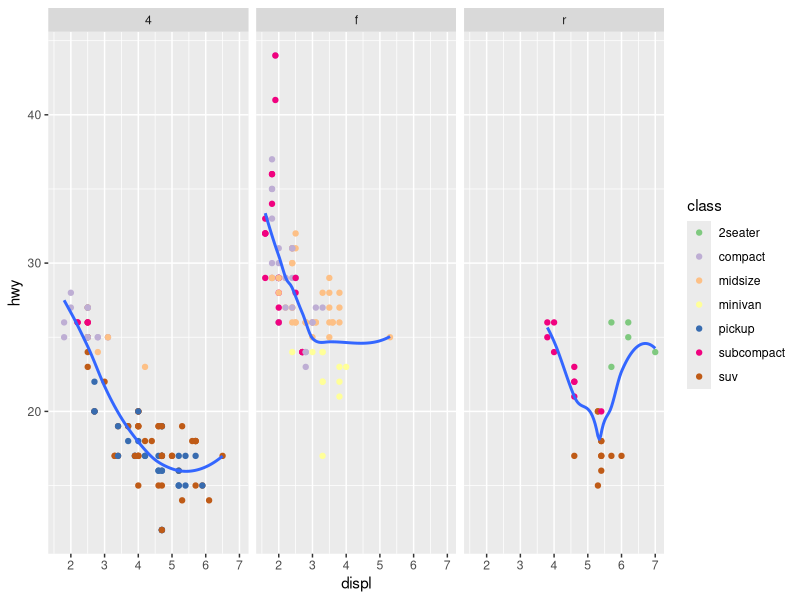
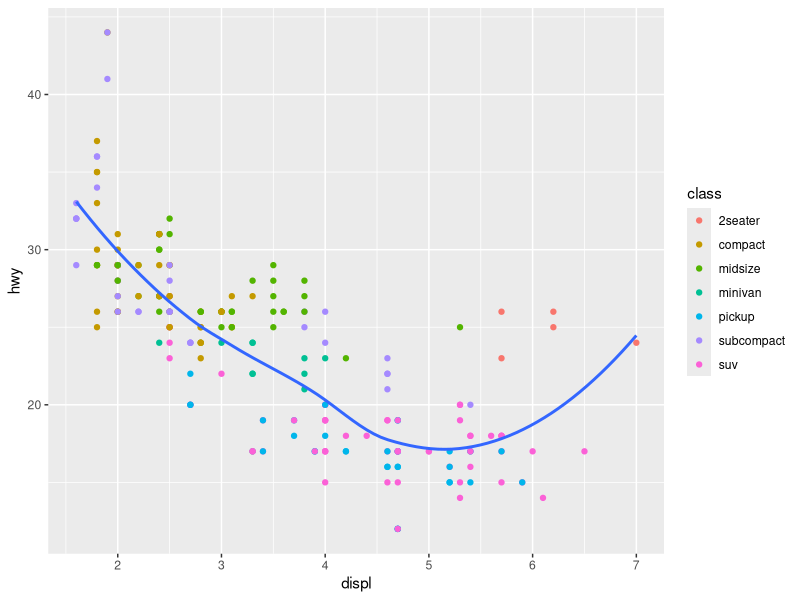
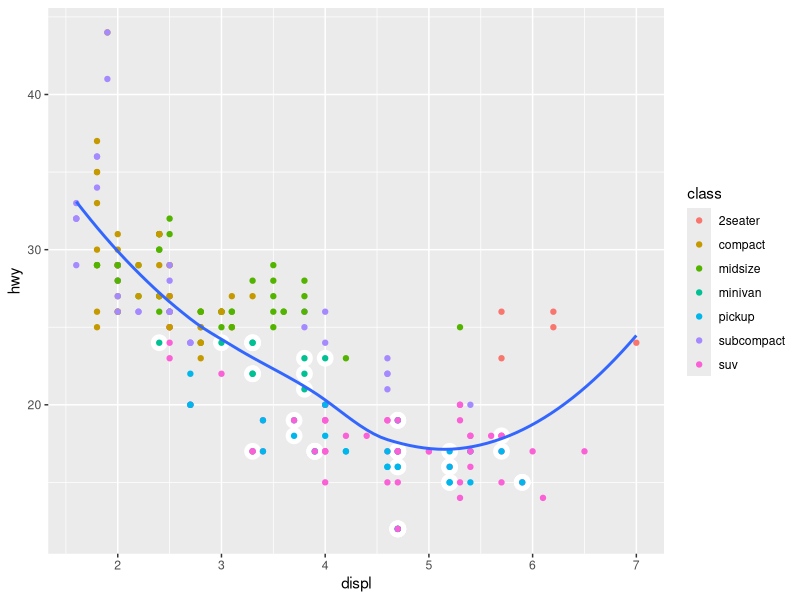
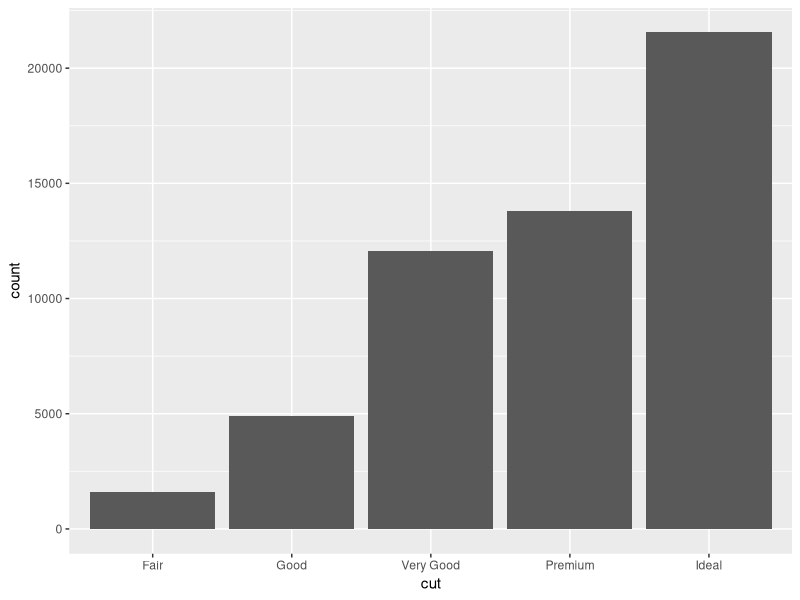
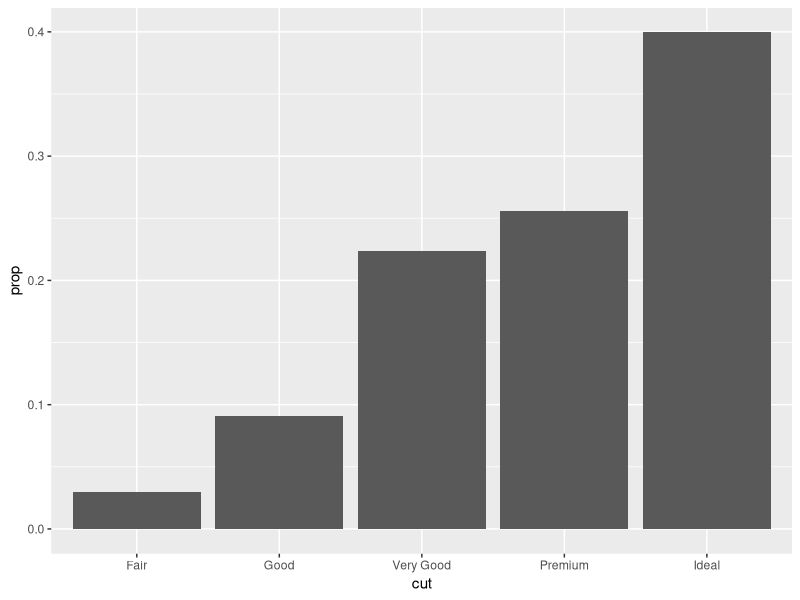
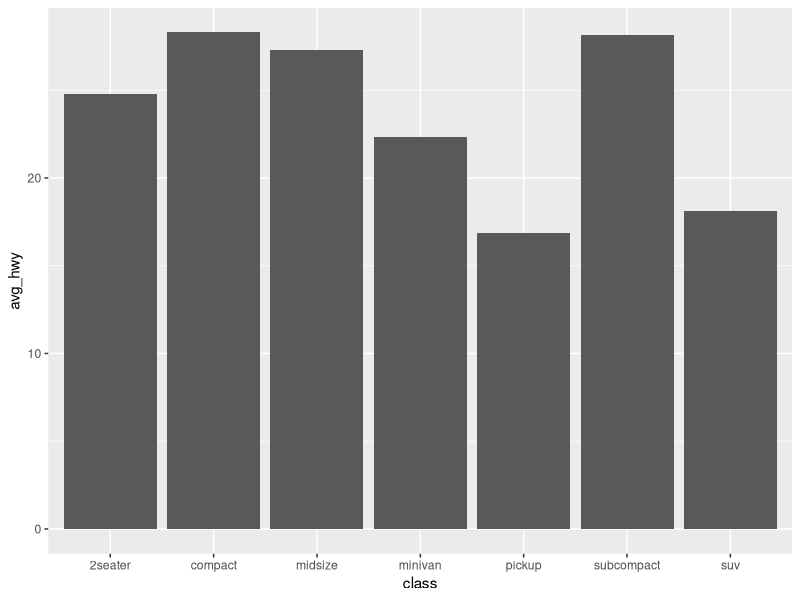
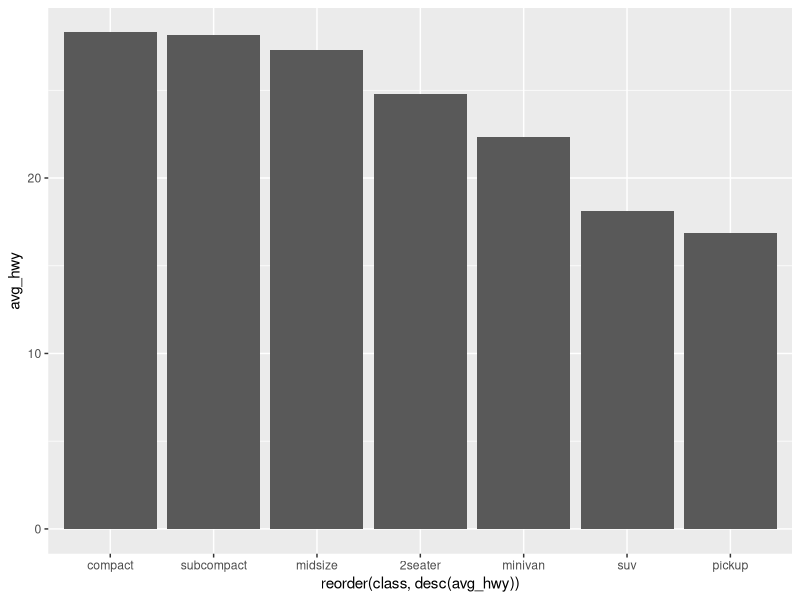
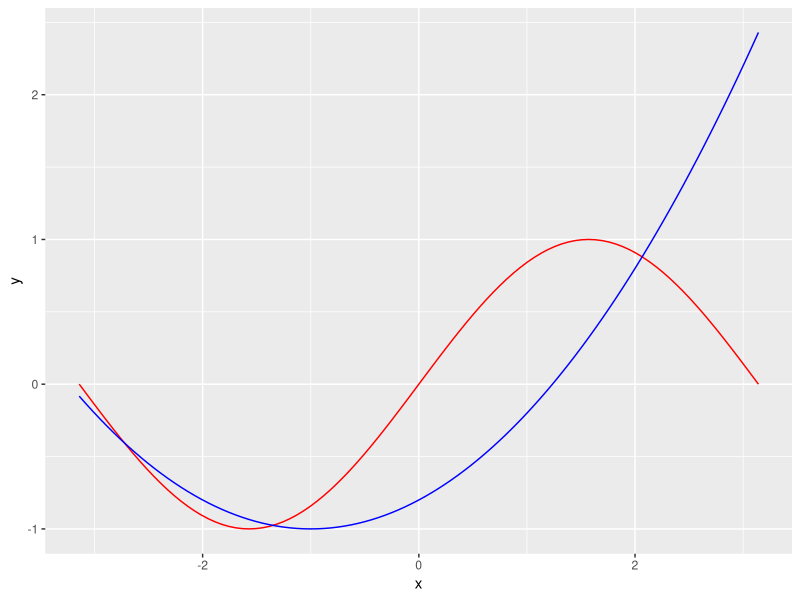

These figures' R source, in order:
## ---- chunk 1
library(ggplot2)
suppressMessages(library(dplyr))
## ---- chunk 2

# Fuel efficiency dataset:
data(mpg)

# Diamonds dataset:
data(diamonds)
## ---- chunk 3
ggplot(data = mpg) + 
  geom_point(mapping = aes(x = displ, y = hwy, color = class)) +
  geom_smooth(mapping = aes(x = displ, y = hwy), se = FALSE) +
  scale_color_brewer(palette = 'Accent') + 
  facet_wrap(~drv)
## ---- chunk 4
ggplot(data = mpg, mapping = aes(x = displ, y = hwy)) + 
  geom_point(mapping = aes(color = class)) +
  geom_smooth(se = FALSE)
## ---- chunk 5
ggplot(data = mpg, mapping = aes(x = displ, y = hwy)) + 
  geom_point(data = filter(mpg, manufacturer == 'dodge'), 
             color = 'white', size = 5) +
  geom_point(mapping = aes(color = class)) +
  geom_smooth(se = FALSE)
## ---- chunk 6
ggplot(data = diamonds) +
  geom_bar(mapping = aes(x = cut))
## ---- chunk 7
names(diamonds)
## ---- chunk 8
ggplot(data = diamonds) +
  geom_bar(mapping = aes(x = cut, y = ..prop.., group = 1))
# We need group = 1 here to use all data to compute proportions for each group. Otherwise, the proportions are calculated for each category independently, and thus are all equal to 1.
## ---- chunk 9

# Compute average mileage for each car class
class_mpg <- summarize(group_by(mpg, class), avg_hwy = mean(hwy))
class_mpg

# Plot average mileage
ggplot(data = class_mpg) +
  geom_bar(mapping = aes(x = class, y = avg_hwy), stat = "identity")

# Plot average mileage, order by descending average highway mileage
ggplot(data = class_mpg) +
  geom_bar(mapping = 
             aes(x = reorder(class, desc(avg_hwy)), y = avg_hwy),
           stat = "identity")
## ---- chunk 10
ggplot(data = tibble(x = c(-pi, pi)), mapping = aes(x)) +
  stat_function(fun = sin, color = 'red') +
  stat_function(fun = function(x) { 0.2 * (x + 1)^2 - 1}, color = 'blue')
## ---- chunk 11
# Compute parameters for the normal distribution
params <- list(mean = mean(mpg$cty), sd = sd(mpg$cty))

# Plot data and the density function
ggplot(data = mpg, mapping = aes(x = cty)) +
  geom_histogram(mapping = aes(y = ..density..), bins = 10) +
  stat_function(fun = dnorm, args = params, xlim = c(0, 40), 
                color = 'red', size = 1.5)
## ---- chunk 12
# Your code here


## ---- chunk 13
ggplot(data = diamonds) +
  geom_bar(mapping = aes(x = clarity, fill = cut))
## ---- chunk 14
ggplot(data = diamonds) +
  geom_bar(mapping = aes(x = clarity, color = cut), 
           position = 'identity', 
           fill = NA) #disable fill
## ---- chunk 15
ggplot(data = diamonds) +
  geom_bar(mapping = aes(x = clarity, fill = cut),
           position = 'fill')
## ---- chunk 16
ggplot(data = diamonds) +
  geom_bar(mapping = aes(x = clarity, fill = cut),
           position = 'dodge')
## ---- chunk 17
ggplot(data = mpg) +
  geom_point(mapping = aes(x = displ, y = hwy))
## ---- chunk 18
ggplot(data = mpg) +
  geom_point(mapping = aes(x = displ, y = hwy),
             position = 'jitter')
## ---- chunk 19

# Default behavior
ggplot(data = mpg, mapping = aes(x = manufacturer, y = hwy)) +
  geom_boxplot()

# Flipping coordinates to improve label readability
ggplot(data = mpg, mapping = aes(x = manufacturer, y = hwy)) +
  geom_boxplot() +
  coord_flip()
## ---- chunk 20

# Default behavior
ggplot(data = mpg, mapping = aes(x = cty, y = hwy)) +
  geom_point()

# Zooming-in on a range
ggplot(data = mpg, mapping = aes(x = cty, y = hwy)) +
  geom_point() + 
  coord_cartesian(xlim = c(15, 25), ylim = c(15, 30))
## ---- chunk 21
# Your code here

